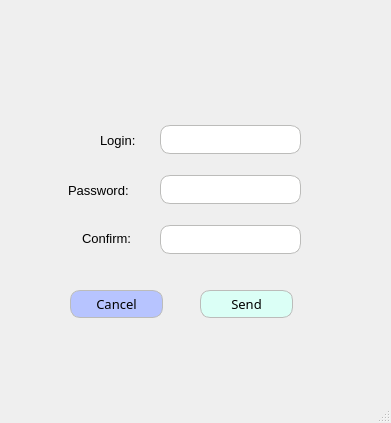
<?xml version="1.0" encoding="UTF-8"?>
<ui version="4.0">
 <class>registration</class>
 <widget class="QMainWindow" name="registration">
  <property name="geometry">
   <rect>
    <x>0</x>
    <y>0</y>
    <width>391</width>
    <height>423</height>
   </rect>
  </property>
  <property name="windowTitle">
   <string>Sign up</string>
  </property>
  <widget class="QWidget" name="centralwidget">
   <widget class="QLabel" name="login_label">
    <property name="geometry">
     <rect>
      <x>100</x>
      <y>130</y>
      <width>51</width>
      <height>21</height>
     </rect>
    </property>
    <property name="font">
     <font>
      <pointsize>10</pointsize>
     </font>
    </property>
    <property name="text">
     <string>Login:</string>
    </property>
   </widget>
   <widget class="QLabel" name="password_label">
    <property name="geometry">
     <rect>
      <x>68</x>
      <y>180</y>
      <width>81</width>
      <height>21</height>
     </rect>
    </property>
    <property name="font">
     <font>
      <pointsize>10</pointsize>
     </font>
    </property>
    <property name="text">
     <string>Password:</string>
    </property>
   </widget>
   <widget class="QLabel" name="confirm_label">
    <property name="geometry">
     <rect>
      <x>82</x>
      <y>230</y>
      <width>65</width>
      <height>16</height>
     </rect>
    </property>
    <property name="font">
     <font>
      <pointsize>10</pointsize>
     </font>
    </property>
    <property name="text">
     <string>Confirm: </string>
    </property>
   </widget>
   <widget class="QLineEdit" name="login_regist">
    <property name="geometry">
     <rect>
      <x>160</x>
      <y>125</y>
      <width>141</width>
      <height>29</height>
     </rect>
    </property>
    <property name="styleSheet">
     <string notr="true">QLineEdit{
border: 1px solid rgb(188, 188, 186);
border-radius: 10px;
}</string>
    </property>
   </widget>
   <widget class="QLineEdit" name="password_regist">
    <property name="geometry">
     <rect>
      <x>160</x>
      <y>175</y>
      <width>141</width>
      <height>29</height>
     </rect>
    </property>
    <property name="styleSheet">
     <string notr="true">QLineEdit{
border: 1px solid rgb(188, 188, 186);
border-radius: 10px;
}</string>
    </property>
   </widget>
   <widget class="QLineEdit" name="confirm_regist">
    <property name="geometry">
     <rect>
      <x>160</x>
      <y>225</y>
      <width>141</width>
      <height>29</height>
     </rect>
    </property>
    <property name="styleSheet">
     <string notr="true">QLineEdit{
border: 1px solid rgb(188, 188, 186);
border-radius: 10px;
}</string>
    </property>
   </widget>
   <widget class="QPushButton" name="send_reg_form">
    <property name="geometry">
     <rect>
      <x>200</x>
      <y>290</y>
      <width>93</width>
      <height>28</height>
     </rect>
    </property>
    <property name="font">
     <font>
      <family>Arial Unicode MS</family>
      <pointsize>10</pointsize>
     </font>
    </property>
    <property name="styleSheet">
     <string notr="true">QPushButton{
border: 1px solid rgb(188, 188, 186);
border-radius: 10px;
background-color: rgb(219, 255, 246)
}
</string>
    </property>
    <property name="text">
     <string>Send</string>
    </property>
   </widget>
   <widget class="QPushButton" name="cancel_reg">
    <property name="geometry">
     <rect>
      <x>70</x>
      <y>290</y>
      <width>93</width>
      <height>28</height>
     </rect>
    </property>
    <property name="font">
     <font>
      <family>Arial Unicode MS</family>
      <pointsize>10</pointsize>
     </font>
    </property>
    <property name="styleSheet">
     <string notr="true">QPushButton{
border: 1px solid rgb(188, 188, 186);
border-radius: 10px;
background-color: rgb(183, 196, 255)
}
</string>
    </property>
    <property name="text">
     <string>Cancel</string>
    </property>
   </widget>
  </widget>
  <widget class="QStatusBar" name="statusbar"/>
 </widget>
 <resources/>
 <connections/>
</ui>
